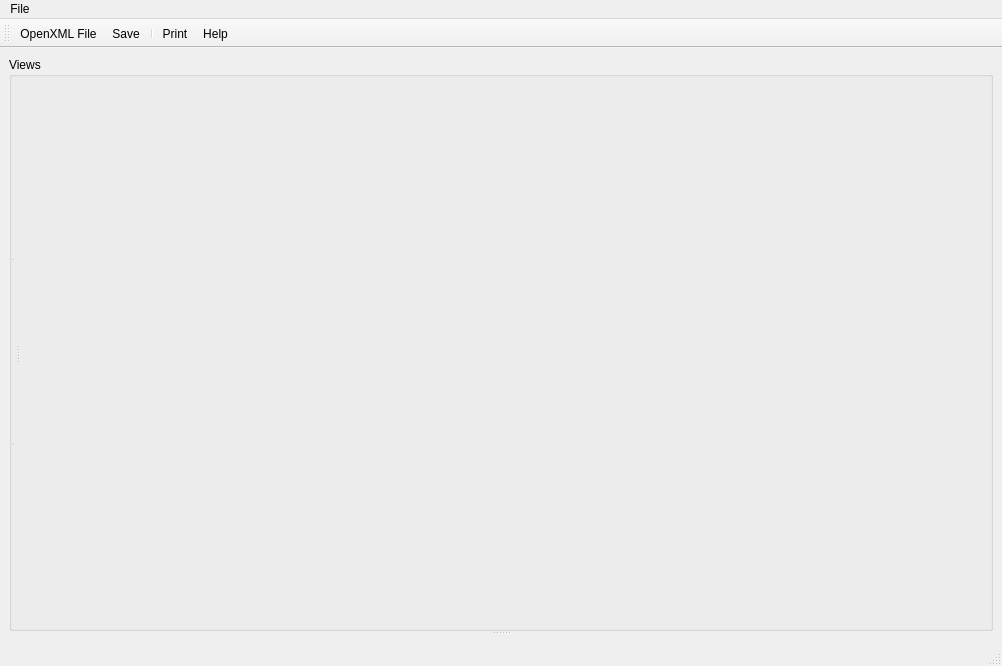
<ui version="4.0" >
 <class>CustomLinkView</class>
 <widget class="QMainWindow" name="CustomLinkView" >
  <property name="geometry" >
   <rect>
    <x>0</x>
    <y>0</y>
    <width>1002</width>
    <height>666</height>
   </rect>
  </property>
  <property name="windowTitle" >
   <string>CustomLinkView</string>
  </property>
  <property name="windowIcon" >
   <iconset resource="Icons/icons.qrc" >:/Icons/help.png</iconset>
  </property>
  <property name="iconSize" >
   <size>
    <width>22</width>
    <height>22</height>
   </size>
  </property>
  <widget class="QWidget" name="centralwidget" >
   <layout class="QVBoxLayout" >
    <property name="spacing" >
     <number>6</number>
    </property>
    <property name="leftMargin" >
     <number>9</number>
    </property>
    <property name="topMargin" >
     <number>9</number>
    </property>
    <property name="rightMargin" >
     <number>9</number>
    </property>
    <property name="bottomMargin" >
     <number>9</number>
    </property>
    <item>
     <widget class="QSplitter" name="splitter_5" >
      <property name="orientation" >
       <enum>Qt::Vertical</enum>
      </property>
      <widget class="QGroupBox" name="groupBoxGraph" >
       <property name="sizePolicy" >
        <sizepolicy vsizetype="Expanding" hsizetype="Expanding" >
         <horstretch>1</horstretch>
         <verstretch>1</verstretch>
        </sizepolicy>
       </property>
       <property name="title" >
        <string>Views</string>
       </property>
       <layout class="QHBoxLayout" >
        <property name="spacing" >
         <number>0</number>
        </property>
        <property name="leftMargin" >
         <number>0</number>
        </property>
        <property name="topMargin" >
         <number>0</number>
        </property>
        <property name="rightMargin" >
         <number>0</number>
        </property>
        <property name="bottomMargin" >
         <number>0</number>
        </property>
        <item>
         <widget class="QSplitter" name="splitter_3" >
          <property name="orientation" >
           <enum>Qt::Horizontal</enum>
          </property>
          <widget class="QSplitter" name="splitter_2" >
           <property name="sizePolicy" >
            <sizepolicy vsizetype="Expanding" hsizetype="Expanding" >
             <horstretch>1</horstretch>
             <verstretch>0</verstretch>
            </sizepolicy>
           </property>
           <property name="orientation" >
            <enum>Qt::Vertical</enum>
           </property>
           <widget class="QFrame" name="treeFrame" >
            <layout class="QVBoxLayout" >
             <property name="spacing" >
              <number>0</number>
             </property>
             <property name="leftMargin" >
              <number>0</number>
             </property>
             <property name="topMargin" >
              <number>0</number>
             </property>
             <property name="rightMargin" >
              <number>0</number>
             </property>
             <property name="bottomMargin" >
              <number>0</number>
             </property>
            </layout>
           </widget>
           <widget class="QFrame" name="tableFrame" >
            <layout class="QVBoxLayout" >
             <property name="spacing" >
              <number>0</number>
             </property>
             <property name="leftMargin" >
              <number>0</number>
             </property>
             <property name="topMargin" >
              <number>0</number>
             </property>
             <property name="rightMargin" >
              <number>0</number>
             </property>
             <property name="bottomMargin" >
              <number>0</number>
             </property>
            </layout>
           </widget>
           <widget class="QFrame" name="columnFrame" >
            <layout class="QVBoxLayout" >
             <property name="spacing" >
              <number>0</number>
             </property>
             <property name="leftMargin" >
              <number>0</number>
             </property>
             <property name="topMargin" >
              <number>0</number>
             </property>
             <property name="rightMargin" >
              <number>0</number>
             </property>
             <property name="bottomMargin" >
              <number>0</number>
             </property>
            </layout>
           </widget>
          </widget>
          <widget class="QVTKWidget" name="vtkGraphViewWidget" >
           <property name="sizePolicy" >
            <sizepolicy vsizetype="Expanding" hsizetype="Expanding" >
             <horstretch>1</horstretch>
             <verstretch>1</verstretch>
            </sizepolicy>
           </property>
           <property name="minimumSize" >
            <size>
             <width>300</width>
             <height>300</height>
            </size>
           </property>
          </widget>
         </widget>
        </item>
       </layout>
      </widget>
      <widget class="QSplitter" name="splitter" >
       <property name="sizePolicy" >
        <sizepolicy vsizetype="Expanding" hsizetype="Expanding" >
         <horstretch>0</horstretch>
         <verstretch>2</verstretch>
        </sizepolicy>
       </property>
       <property name="orientation" >
        <enum>Qt::Horizontal</enum>
       </property>
      </widget>
     </widget>
    </item>
   </layout>
  </widget>
  <widget class="QMenuBar" name="menubar" >
   <property name="geometry" >
    <rect>
     <x>0</x>
     <y>0</y>
     <width>1002</width>
     <height>25</height>
    </rect>
   </property>
   <widget class="QMenu" name="menuFile" >
    <property name="title" >
     <string>File</string>
    </property>
    <addaction name="actionOpenXMLFile" />
    <addaction name="actionSave" />
    <addaction name="separator" />
    <addaction name="actionPrint" />
    <addaction name="actionHelp" />
    <addaction name="actionExit" />
   </widget>
   <addaction name="menuFile" />
  </widget>
  <widget class="QStatusBar" name="statusbar" />
  <widget class="QToolBar" name="toolBar" >
   <property name="orientation" >
    <enum>Qt::Horizontal</enum>
   </property>
   <property name="iconSize" >
    <size>
     <width>22</width>
     <height>22</height>
    </size>
   </property>
   <attribute name="toolBarArea" >
    <enum>TopToolBarArea</enum>
   </attribute>
   <attribute name="toolBarBreak" >
    <bool>false</bool>
   </attribute>
   <addaction name="actionOpenXMLFile" />
   <addaction name="actionSave" />
   <addaction name="separator" />
   <addaction name="actionPrint" />
   <addaction name="actionHelp" />
  </widget>
  <action name="actionOpenXMLFile" >
   <property name="enabled" >
    <bool>true</bool>
   </property>
   <property name="icon" >
    <iconset resource="Icons/icons.qrc" >:/Icons/fileopen.png</iconset>
   </property>
   <property name="text" >
    <string>OpenXML File...</string>
   </property>
  </action>
  <action name="actionExit" >
   <property name="text" >
    <string>Exit</string>
   </property>
  </action>
  <action name="actionPrint" >
   <property name="icon" >
    <iconset resource="Icons/icons.qrc" >:/Icons/print.png</iconset>
   </property>
   <property name="text" >
    <string>Print</string>
   </property>
  </action>
  <action name="actionHelp" >
   <property name="icon" >
    <iconset resource="Icons/icons.qrc" >:/Icons/help.png</iconset>
   </property>
   <property name="text" >
    <string>Help</string>
   </property>
  </action>
  <action name="actionSave" >
   <property name="icon" >
    <iconset resource="Icons/icons.qrc" >:/Icons/filesave.png</iconset>
   </property>
   <property name="text" >
    <string>Save</string>
   </property>
  </action>
 </widget>
 <customwidgets>
  <customwidget>
   <class>QVTKWidget</class>
   <extends>QWidget</extends>
   <header>QVTKWidget.h</header>
  </customwidget>
 </customwidgets>
 <resources>
  <include location="Icons/icons.qrc" />
 </resources>
 <connections/>
</ui>
